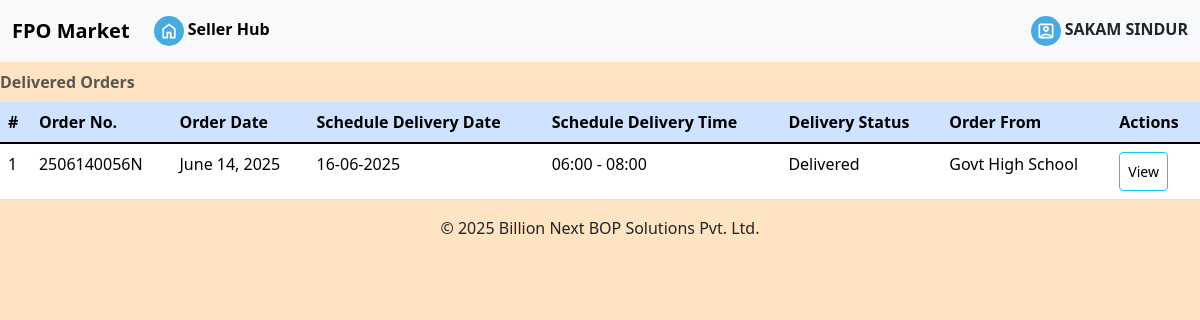
Before: /accounts/deliveredorders/ (signed in) with the older database file.
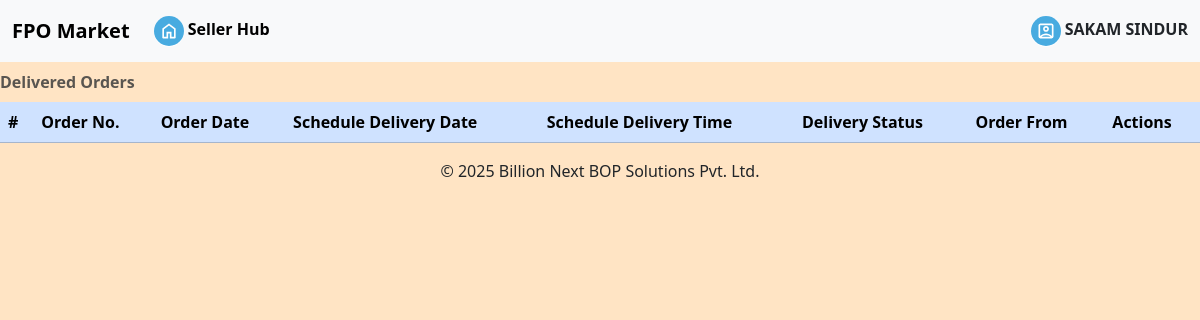
After: the same page with the newer database file.
### omsapp/models.py (models this page shows, shortened)
class Order(Model):
    orderID = AutoField(primary_key=True)
    orderNo = CharField(max_length=11)
    orderDate = DateField(auto_now_add=True)
    orderStatus = CharField(max_length=25, default='Pending Order')
    orderAmount = FloatField()
    orderGSTAmount = FloatField()
    orderDeduction = FloatField()
    orderTransportation = FloatField(default=0)
    orderGrandTotal = FloatField()
    schDeliveryDate = CharField(max_length=10, default=None, null=True)
    schDeliveryTime = CharField(max_length=10, default=None, null=True)
    remark = CharField(max_length=20, default=None, null=True)
    userID = ForeignKey(CustomUser, on_delete=CASCADE, related_name='customer')#customer who ordered
    orderNote = CharField(max_length=200, null=True, blank=True)
    paymentMode = IntegerField(blank=True, null=True)#whether cod-1, institutional credit-2 or online-3
    paymentStatus=BooleanField(blank=True, null=True)#true:complete, false:incomplete, none:incomplete
    paymentDate=DateTimeField(blank=True, null=True)#datetime of the paytment made during delivery
    paymentRefNo=CharField(max_length=50, blank=True, null=True)#reference number for online transactions

### omsapp/views.py (the view)
# urls.py: path('deliveredorders/', views.delivered_orders, name='deliveredorders'),
def delivered_orders(request):
    if request.user.is_authenticated:
        query = f"SELECT DISTINCT orderNo, orderDate, schDeliveryDate, schDeliveryTime, A.orderStatus, first_name, orderID FROM omsapp_order AS A INNER JOIN omsapp_orderdetails AS B ON A.orderID=B.orderID_id AND A.orderStatus='Delivered' INNER JOIN omsapp_item AS C ON B.itemID_id=C.itemID AND C.userID_id={request.user.id} INNER JOIN omsapp_customuser AS D ON D.id=A.userID_id"
        with connection.cursor() as cursor:
            cursor.execute(query)
            received_orders = cursor.fetchall()
            user_name = request.user.last_name
        context = {'received_orders': received_orders, 'login_user':user_name}
        return render(request, 'orders_delivered.html', context=context)
    else:
        return render(request, 'orders_delivered.html', {})

### omsapp/templates/orders_delivered.html
{% extends 'profile.html' %}
{% block orders_delivered %}
    <table class="table table-primary table-hover caption-top" id="allOrdersTable">
        <caption><strong>Delivered Orders</strong></caption>
        <thead>
        <tr>
            <th scope="col">#</th>
            <th scope="col">Order No.</th>
            <th scope="col">Order Date</th>
            <th scope="col">Schedule Delivery Date</th>
            <th scope="col">Schedule Delivery Time</th>
            <th scope="col">Delivery Status</th>
            <th scope="col">Order From</th>
            <th scope="col">Actions</th>
        </tr>
        </thead>
        <tbody class="table table-hover table-group-divider">
            {% for order in received_orders %}
            <tr>
                <td>{{forloop.counter}}</td>
                <td>
                    {{order.0}}
                </td>
                <td>
                    {{order.1}}
                </td>
                <td>
                    {{order.2}}
                </td>
                <td>
                    {{order.3}}
                </td>
                <td>
                    {{order.4}}
                </td>
                <td>
                    {{order.5}}
                </td>
                <td>
                    <a class="btn btn-info btn-sm" href="{% url 'receivedorderdetails' order.6 %}">View</a>
                </td>
            </tr>
            {% endfor %}
        </tbody>
    </table>
{% endblock %}

Changed rows visible on the page:
removed Order: orderNo "2506140056N", order "June 14, 2025", schDeliveryDate "16-06-2025", schDeliveryTime "06:00 - 08:00", orderStatus "Delivered", order "Govt High School"
